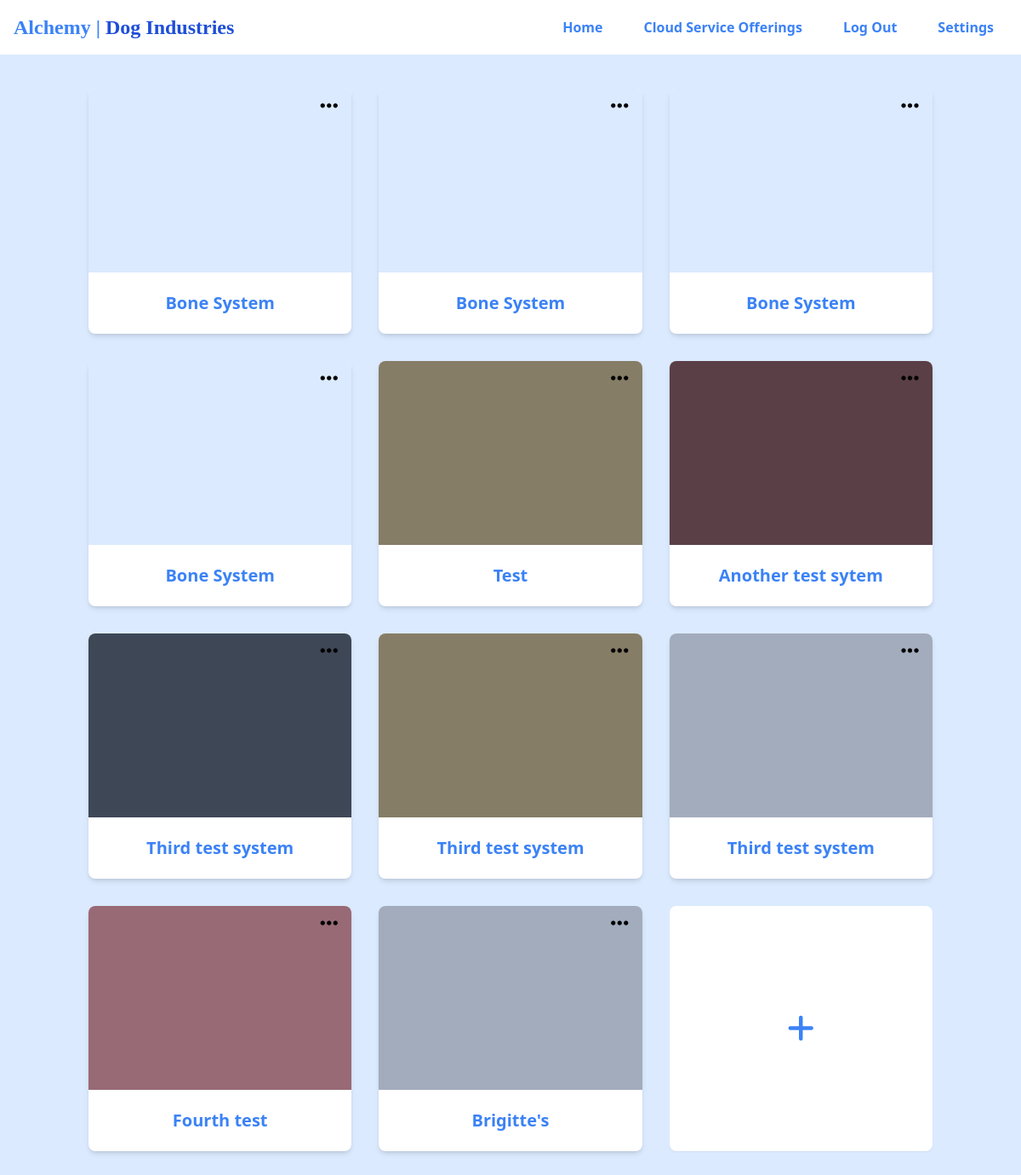
The page /dashboard/Dog Industries (signed in) on the database as committed earlier.
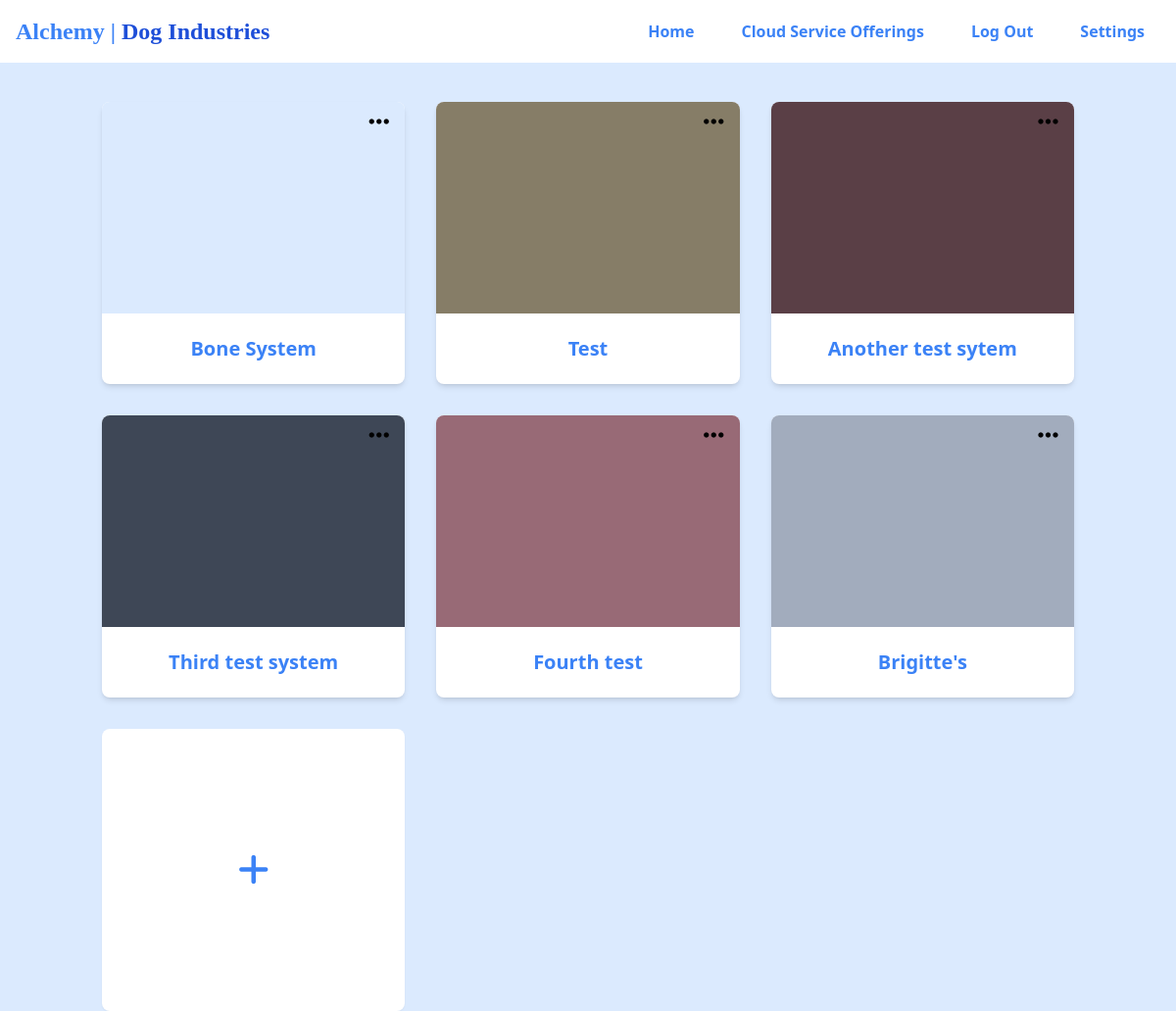
The same page on the database as committed later.
### AlchemyApp/models.py (models this page shows, shortened)
class Client(models.Model):
    ALABAMA = 'AL'
    ALASKA = 'AK'
    ARIZONA = 'AZ'
    ARKANSAS = 'AR'
    CALIFORNIA = 'CA'
    COLORADO = 'CO'
    CONNECTICUT = 'CT'
    DELAWARE = 'DE'
    FLORIDA = 'FL'
    GEORGIA = 'GA'
    HAWAII = 'HI'
    IDAHO = 'ID'
    ILLINOIS = 'IL'
    INDIANA = 'IN'
    IOWA = 'IA'
    KANSAS = 'KS'
    KENTUCKY = 'KY'
    LOUISIANA = 'LA'
    MAINE = 'ME'
    MARYLAND = 'MD'
    MASSACHUSETTS = 'MA'
    MICHIGAN = 'MI'
    MINNESOTA = 'MN'
    MISSISSIPPI = 'MS'
    MISSOURI = 'MO'
    MONTANA = 'MT'
    NEBRASKA = 'NE'
    NEVADA = 'NV'
    NEW_HAMPSHIRE = 'NH'
    NEW_JERSEY = 'NJ'
    NEW_MEXICO = 'NM'
    NEW_YORK = 'NY'
    NORTH_CAROLINA = 'NC'
    NORTH_DAKOTA = 'ND'
    OHIO = 'OH'
    OKLAHOMA = 'OK'
    OREGON = 'OR'
    PENNSYLVANIA = 'PA'
    RHODE_ISLAND = 'RI'
    SOUTH_CAROLINA = 'SC'
    SOUTH_DAKOTA = 'SD'
    TENNESSEE = 'TN'
    TEXAS = 'TX'
    UTAH = 'UT'
    VERMONT = 'VT'
    VIRGINIA = 'VA'
    WASHINGTON = 'WA'
    WEST_VIRGINIA = 'WV'
    WISCONSIN = 'WI'
    WYOMING = 'WY'
    DISTRICT_OF_COLUMBIA = 'DC'
    AMERICAN_SAMOA = 'AS'
    GUAM = 'GU'
    NORTHERN_MARIANA_ISLANDS = 'MP'
    PUERTO_RICO = 'PR'
    UNITED_STATES_MINOR_OUTLYING_ISLANDS = 'UM'
    US_VIRGIN_ISLANDS = 'VI'
    STATE_LIST = {
    (ALABAMA, 'Alabama'),
        (ALASKA, 'Alaska'),
        (ARIZONA, 'Arizona'),
        (ARKANSAS, 'Arkansas'),
        (CALIFORNIA, 'California'),
        (COLORADO, 'Colorado'),
        (CONNECTICUT, 'Connecticut'),
        (DELAWARE, 'Delaware'),
        (FLORIDA, 'Florida'),
        (GEORGIA, 'Georgia'),
        (HAWAII, 'Hawaii'),
        (IDAHO, 'Idaho'),
        (ILLINOIS, 'Illinois'),
        (INDIANA, 'Indiana'),
        (IOWA, 'Iowa'),
        (KANSAS, 'Kansas'),
        (KENTUCKY, 'Kentucky'),
        (LOUISIANA, 'Louisiana'),
        (MAINE, 'Maine'),
        (MARYLAND, 'Maryland'),
        (MASSACHUSETTS, 'Massachusetts'),
        (MICHIGAN, 'Michigan'),
        (MINNESOTA, 'Minnesota'),
        (MISSISSIPPI, 'Mississippi'),
        (MISSOURI, 'Missouri'),
        (MONTANA, 'Montana'),
        (NEBRASKA, 'Nebraska'),
        (NEVADA, 'Nevada'),
        (NEW_HAMPSHIRE, 'New Hampshire'),
        (NEW_JERSEY, 'New Jersey'),
        (NEW_MEXICO, 'New Mexico'),
        (NEW_YORK, 'New York'),
        (NORTH_CAROLINA, 'North Carolina'),
        (NORTH_DAKOTA, 'North Dakota'),
        (OHIO, 'Ohio'),
        (OKLAHOMA, 'Oklahoma'),
        (OREGON, 'Oregon'),
        (PENNSYLVANIA, 'Pennsylvania'),
        (RHODE_ISLAND, 'Rhode Island'),
        (SOUTH_CAROLINA, 'South Carolina'),
        (SOUTH_DAKOTA, 'South Dakota'),
        (TENNESSEE, 'Tennessee'),
        (TEXAS, 'Texas'),
        (UTAH, 'Utah'),
        (VERMONT, 'Vermont'),
        (VIRGINIA, 'Virginia'),
        (WASHINGTON, 'Washington'),
        (WEST_VIRGINIA, 'West Virginia'),
        (WISCONSIN, 'Wisconsin'),
        (WYOMING, 'Wyoming'),
        (DISTRICT_OF_COLUMBIA, 'District of Columbia'),
        (AMERICAN_SAMOA, 'American Samoa'),
        (GUAM, 'Guam'),
        (NORTHERN_MARIANA_ISLANDS, 'Northern Mariana Islands'),
        (PUERTO_RICO, 'Puerto Rico'),
        (UNITED_STATES_MINOR_OUTLYING_ISLANDS, 'United States Minor Outlying Islands'),
        (US_VIRGIN_ISLANDS, 'U.S. Virgin Islands')
    }
    zip_code_regex = RegexValidator(
        r'^\d{5}(?:[-\s]\d{4})?$',
        message="Enter a valid U.S. ZIP code."
    )
    city_regex = RegexValidator(
        r'^[a-zA-Z\s]+$',
        message="Enter a valid city name containing only letters and spaces."
    )
    def validate_street_address(value):
        if len(value.split()) < 2:
            raise ValidationError("Enter a valid street address.")
    client_name = models.CharField(max_length=255, validators=[MinLengthValidator(1)], blank=False, null=False, unique=True)
    address1 = models.CharField("Address line 1", max_length=1024, validators=[validate_street_address], blank=True, null=True)
    address2 = models.CharField("Address line 2",max_length=1024, blank=True, null=True)
    city = models.CharField("City", max_length=1024, validators=[city_regex], blank=True, null=True)
    state = models.CharField("State", max_length=2, choices=STATE_LIST, default=None, blank=True, null=True)
    zip_code = models.CharField("ZIP / Postal code", max_length=12, validators=[zip_code_regex], blank=True, null=True)

class System(models.Model):
    name = models.CharField(max_length=255, blank=True, null=True)  # In-scope system name
    description = models.TextField(blank=True, null=True)  # System description
    owner_name = models.CharField(max_length=255, blank=True, null=True)
    owner_title = models.CharField(max_length=255, blank=True, null=True)
    owner_email = models.EmailField(unique=True, blank=True, null=True)
    phone_regex = RegexValidator(
        regex=r"^\+?1?\d{9,15}$",
        message="Phone number must be entered in the format: '+999999999'. Up to 15 digits allowed.",
    )
    owner_phone_number = models.CharField(validators=[phone_regex], max_length=17, blank=True, null=True)
    client = models.ForeignKey(Client, on_delete=models.CASCADE)  # Client to which the system belongs
    color = color = models.CharField(max_length=20)
    information_subcategories = models.ManyToManyField(
        'AlchemyApp.InformationSubCategory',
        verbose_name=_('information subcategories'),
        blank=True,
        help_text=_('The information subcategories that flow through the system.'),
        related_name="system_information_subcategories",
        related_query_name="system",
    )
    class Meta:
        unique_together = ('name', 'client')

### AlchemyApp/views.py (the view)
# urls.py: path("dashboard/<str:client>", views.dashboard, name="dashboard"),
@login_required
def dashboard(request, client):
    systems = System.objects.filter(client__client_name=client)
    if (request.method == 'POST') & (request.POST.get("system_name") != None):
        colors = ['3E4756', '97ACCF', 'FFE1E9', 'CAAAB2', '6E7788', '5A3F46', '8D6F77', 'A2ACBD', 'CF9EAA', '986A76', '564147', 'CF9EAC', 'F3E7D0', 'BBB099', 'BEA5AB', 'BBB19B', '867D67']
        system_name = request.POST.get("system_name")
        client_object = Client.objects.get(client_name=client)
        color = random.choice(colors)
        try:
            system = System.objects.create(name=system_name, client=client_object, color=color)
            system.save()
        except IntegrityError:
            return render(request, "dashboard.html", {
                "message": "Email already being used."
            })
        return HttpResponseRedirect(reverse("alchemy:dashboard", args=[client]))
    else:
        return render(request, "internal/dashboard.html", {
            "client": client,
            "systems": systems
        })

### AlchemyApp/templates/internal/dashboard.html (shortened to what this page needs)
{% extends "internal/internal.html" %}
{% block navtitle %}
| <span class="text-blue-700">{{client}}</span>
{% endblock %}
{% block body %}
<div class="w-screen h-screen md:flex bg-blue-100">
    <div class="container mx-auto px-4 py-10">
        <div id="grid-container" class="grid grid-cols-1 sm:grid-cols-2 lg:grid-cols-3 gap-8 mb-12">
            {% for system in systems %}
            <div data-system-name="{{ system.name }}" class="h-72 bg-white rounded-lg shadow-md hover:cursor-pointer transform hover:scale-105 transition duration-300 ease-in-out hover:shadow-lg opacity-0 translate-y-10 flex flex-col">
                <div style="background-color: #{{system.color}};" class="rounded-t-lg top_section h-3/4">
                    <div id="system_settings_icon" class="absolute top-2 right-4">
                        <i class="fa-solid fa-ellipsis fa-xl text-black hover:text-white transition duration-300"></i>
                    </div>
                </div>
                <div class="bottom_section h-1/4 flex justify-center items-center">
                    <span class="text-xl font-bold text-blue-500 hover:text-blue-700 duration-300">{{system.name}}</span>
                </div>
            </div>
            {% endfor %}
            <div class="open-modal h-72 bg-white p-6 rounded-lg shadow-sm flex items-center justify-center hover:cursor-pointer hover:bg-gray-100 transform hover:scale-105 transition duration-300 ease-in-out hover:shadow-lg opacity-0 translate-y-10">
                <i class="fas fa-plus text-blue-500 text-4xl"></i>
              </div>
        </div>
    </div>
</div>
{% endblock %}

### AlchemyApp/templates/internal/internal.html (shortened to what this page needs)
{% load static %}
{% load static tailwind_tags %}
<!DOCTYPE html>
<html lang="en">
    <head>
        {% tailwind_css %}
    </head>
    <body class="bg-blue-100">
        <nav class="w-full bg-white p-4">
            <div class="flex items-center justify-between">
                <div class>
                    <a href="{% url 'alchemy:index' %}" class="font-serif text-lg md:text-2xl font-bold text-blue-500 hover:text-blue-700 duration-300">Alchemy
                        {% block navtitle %}
                        {% endblock %}
                    </a>
                </div>
                <div class="flex space-x-12 mr-4 font-semibold" id="navbar-menu">
                    <a href="{% url 'alchemy:index' %}" class="text-blue-500 hover:text-blue-700 duration-300">Home</a>
                    <a href="#" class="text-blue-500 hover:text-blue-700 duration-300">Cloud Service Offerings</a>
                    <a href="{% url 'alchemy:logout' %}" class="text-blue-500 hover:text-blue-700 duration-300">Log Out</a>
                    <a href="#" class="text-blue-500 hover:text-blue-700 duration-300">Settings</a>
                </div>
            </div>
        </nav>
        {% block body %}
        {% endblock %}
    </body>
</html>

Rows that differ between the two databases and show on the page:
removed System: name "Bone System"
removed System: name "Bone System"
removed System: name "Bone System"
removed System: name "Third test system", color "867D67" (drawn)
removed System: name "Third test system", color "A2ACBD" (drawn)
